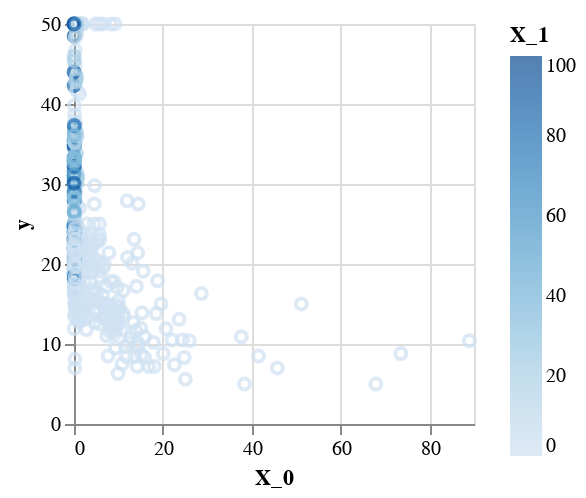

Notebook cell for this chart:
### Code cell
chart = alt.Chart(data).mark_point().encode(
    x='X_0',
    y='y',
    color='X_1:Q'
).properties(
    width=200,
    height=200
)

chart

### Figure 1 — Vega-Lite specification as saved in the notebook (floating-point values rounded to 4 significant figures; data arrays with more than 128 entries replaced by an {"elided": "..."} marker saying what was removed)
{"config": {"view": {"continuousWidth": 400, "continuousHeight": 300}}, "data": {"name": "data-f638c46a4318641ccbb39484f70bce50"}, "mark": "point", "encoding": {"color": {"type": "quantitative", "field": "X_1"}, "x": {"type": "quantitative", "field": "X_0"}, "y": {"type": "quantitative", "field": "y"}}, "height": 200, "width": 200, "$schema": "https://vega.github.io/schema/vega-lite/v4.8.1.json", "datasets": {"data-f638c46a4318641ccbb39484f70bce50": {"elided": "506 records"}}}
